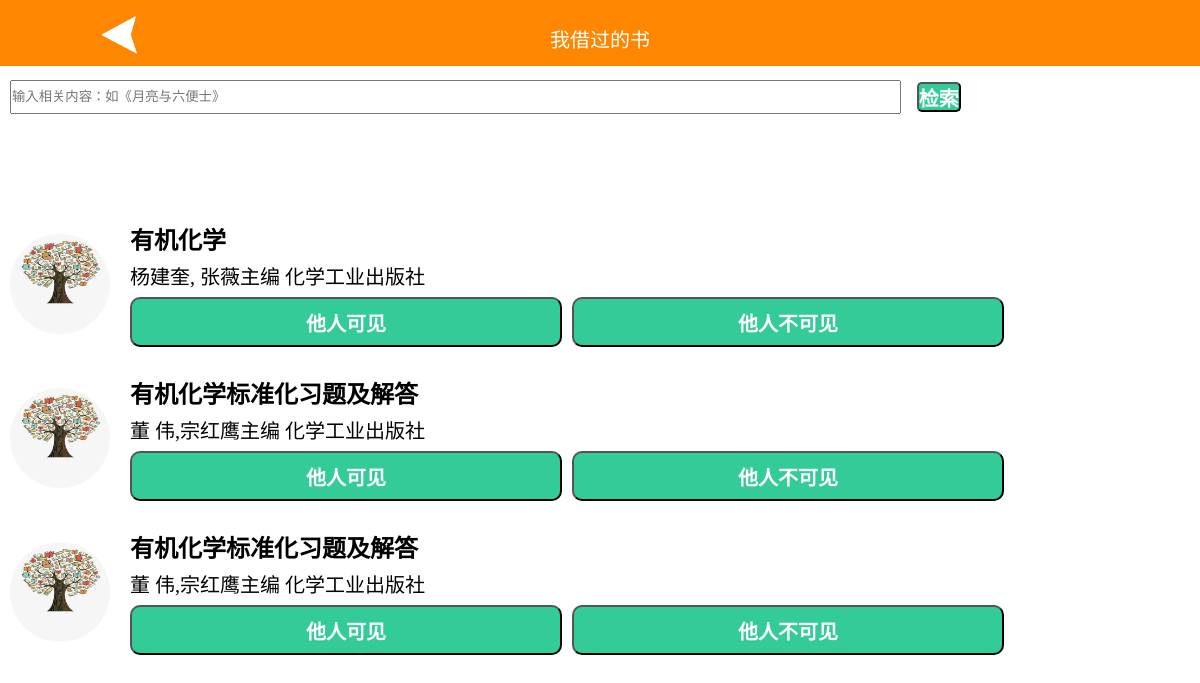
The page /20myrentinghistory/20search.php (signed in) on the database its author committed.
### tables this page shows
CREATE TABLE `user_book` (
  `ubid` int(11) NOT NULL AUTO_INCREMENT,
  `uid` int(11) NOT NULL,
  `book_id` int(11) NOT NULL,
  `hide` tinyint(1) NOT NULL,
  `borrowing_number` int(2) NOT NULL,
  `borrowing_time` date NOT NULL,
  `return_time` date NOT NULL,
  `book_rate` int(2) NOT NULL,
  PRIMARY KEY (`ubid`),
  KEY `book_id` (`book_id`),
  KEY `uid` (`uid`),
  CONSTRAINT `user_book_ibfk_2` FOREIGN KEY (`uid`) REFERENCES `user` (`uid`)
);

CREATE TABLE `book` (
  `book_id` int(11) NOT NULL AUTO_INCREMENT,
  `ISBN` varchar(13) NOT NULL,
  `bname` varchar(30) NOT NULL,
  `author` varchar(20) NOT NULL,
  `publisher` varchar(20) NOT NULL,
  `publish_year` int(4) NOT NULL,
  `course_id` int(11) NOT NULL,
  `picture` varchar(255) NOT NULL,
  PRIMARY KEY (`book_id`)
);

### 20myrentinghistory/20search.php (the view, shortened to what this page needs)
<!doctype html>
<html>
<head>
	</head>
<body>
<table class="heading" width="100%" border="0" cellpadding="0" cellspacing="0" >
  <tbody>
    <tr>
      <td width="20%" bgcolor="#FF8600"><a href="javascript:history.go(-1)" target="_self"><img src="../jiantou.gif" height="40vx" width="40vx"></a></td>
      <td width="60%" bgcolor="#FF8600"><p>我借过的书</p></td>
      <td width="20%" bgcolor="#FF8600"></td>
    </tr>
  </tbody>
</table>
<table class="input" width="95%" border="0" cellpadding="0" cellspacing="0">
  <tbody>
    <tr>
      <td width="70%">
	  <form action="20search.php" method="post">
      	<input id="shuru" type="" name="shuru" placeholder="输入相关内容：如《月亮与六便士》"  />
     </td>
      <td width="20%">
        <input class="sousuo" type="submit" value="检索" >
		</td>
    </tr>
  </tbody>
</table>
<div class="overflow">
	<?php
	    $uid=$_SESSION['uid'];
include '../includes/db.inc.php';
	try{
		$sql="select * from user_book INNER JOIN book on uid=$uid and user_book.book_id=book.book_id and bname like '%".$_POST["shuru"]."%'";
		$result = $pdo->query($sql);
	}catch(Exception $e){
		$output = 'Error performing update'.$e->getMessage();
		echo $output;
		exit();
	}
		foreach($result as $row){
			$bname=$row["bname"];
	        $author=$row["author"];
			$publisher=$row["publisher"];
			$picture=$row["picture"];
	?>
	<table class="inner" width="100%" border="0" cellpadding="0" cellspacing="0">
<tbody>
  <tr>
    <td width="100px" rowspan="2"><div class="image">
    <img src="<?php echo $picture; ?>" width="100px" height="100px"> </div></td>
    <td><div class="info">
	<?php
	    echo $bname;
	    echo '<br/>';
	?>
	</div>
    <div class="info1">
	<?php
	if($author!=""){echo $author." ";}
	if($publisher!=""){echo $publisher." ";}
		?>
	</div></td>
  <tr>
   <td>
      <div>
		<form method="post" action="20connect2.php"  target="formsubmit" >
       <input class="hide" type="submit"  name="bukejian"  value="他人可见"/>
	    </form>
	    <form method="post" action="20connect.php"  target="formsubmit">
       <input class="hide"  type="submit"  name="bukejian"  value="他人不可见"/>
	    </form>
	    </div>
    </td>
  </tr>
</tbody>
</table>
<?php
		}
		?>
</div>
</body>
</html>

### 20myrentinghistory/20search.php (style rules this page uses)
* { margin: 0; padding: 0; }
body { background-image:url(""); background-position: center 0; background-size:cover; margin: 0px; }
.heading { position:fixed; top: 0; }
.heading td { text-align: center; height:35px; line-height: 35px; padding-top: 15px; padding-bottom: 0px; font-family: "黑体"; font-size: 20px; color:#ffffff; margin:2px; }
.inner { margin: 20px 0px 20px 0px; }
.image { margin:20px 10px 10px 10px; border-radius: 50px; width: 100px; float:left; }
.image img { border-radius: 50px; }
.info { font-family: "黑体"; font-weight: bold; font-size: 24px; margin: 5px 10px 5px; border:0px; background-color: #ffffff; }
.info1 { font-family: "黑体"; font-size: 20px; margin: 5px 10px 5px; border:0px; background-color: #ffffff; }
.hide { text-align: center; float:left; width:40%; margin: 0 auto; height:50px; line-height: 50px; margin: 0px 0px 0px 10px; color:#ffffff; border-radius: 10px; background-color: #33cc99; font-size: 20px; font-family: "黑体"; font-weight: bold; }
.input { margin:20px 0px 20px 10px; }
.input #shuru { height:30px; line-height: 30px; width:100%; }
.input .sousuo { font-size: 20px; font-weight: bold; font-family: "黑体"; color: #ffffff; background-color: #33cc99; margin-left: 20px; border-radius: 5px; text-align: center; height: 30px; line-height: 30px; }
a { text-decoration: none; }

### rows shown on the page
user_book: book.picture (picture), book.bname "有机化学", book.author "杨建奎, 张薇主编", book.publisher "化学工业出版社"
user_book: book.picture (picture), book.bname "有机化学标准化习题及解答", book.author "董 伟,宗红鹰主编", book.publisher "化学工业出版社"
user_book: book.picture (picture), book.bname "有机化学标准化习题及解答", book.author "董 伟,宗红鹰主编", book.publisher "化学工业出版社"
